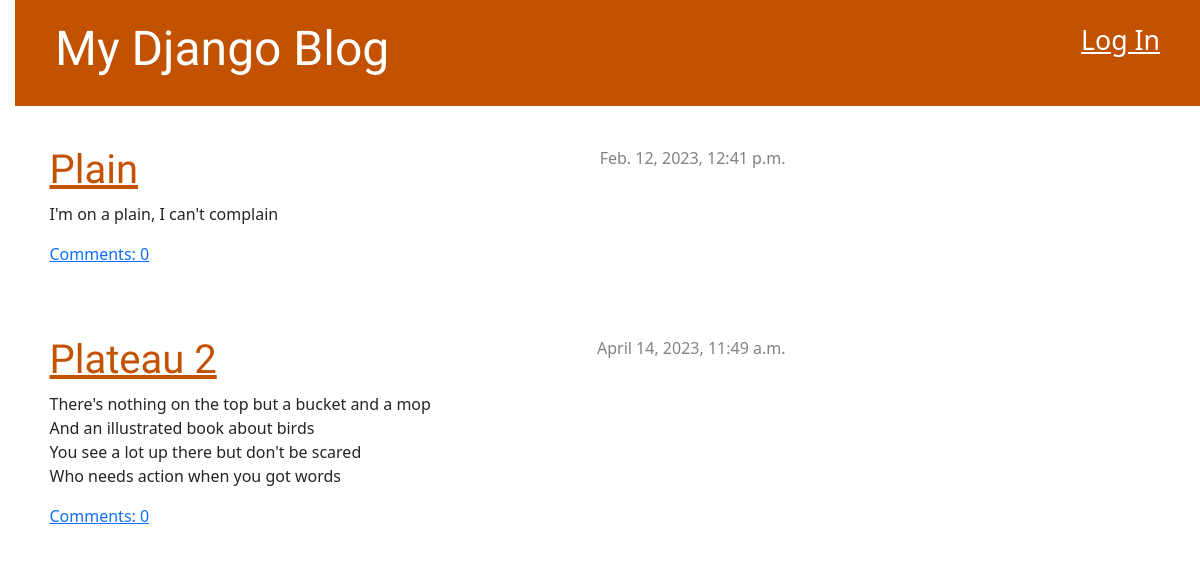
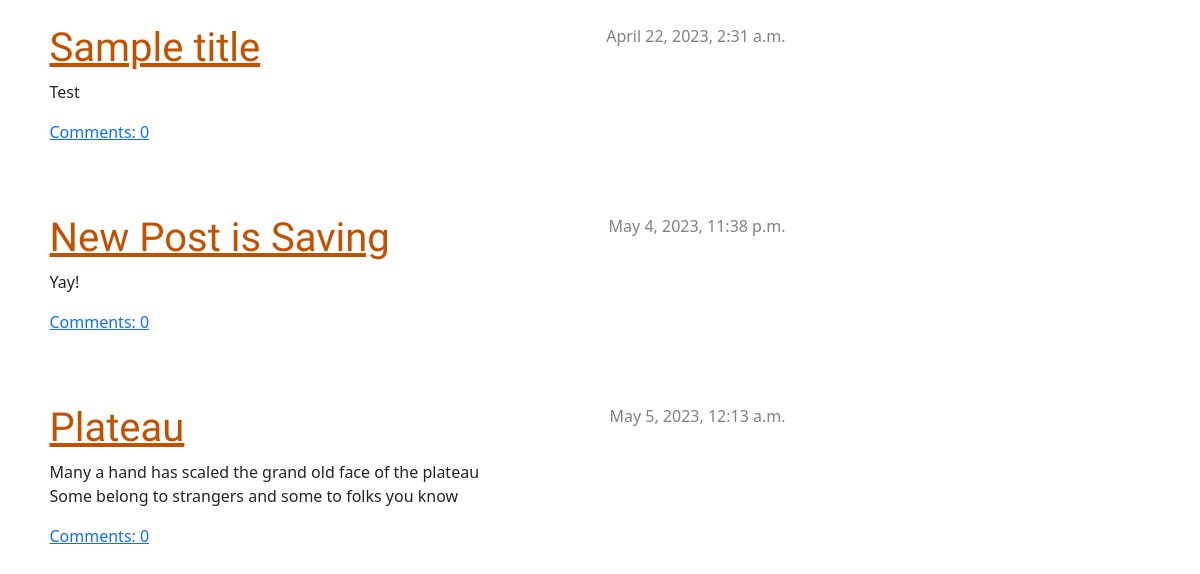
Before: / with the older database file (2 pictures, top to bottom).
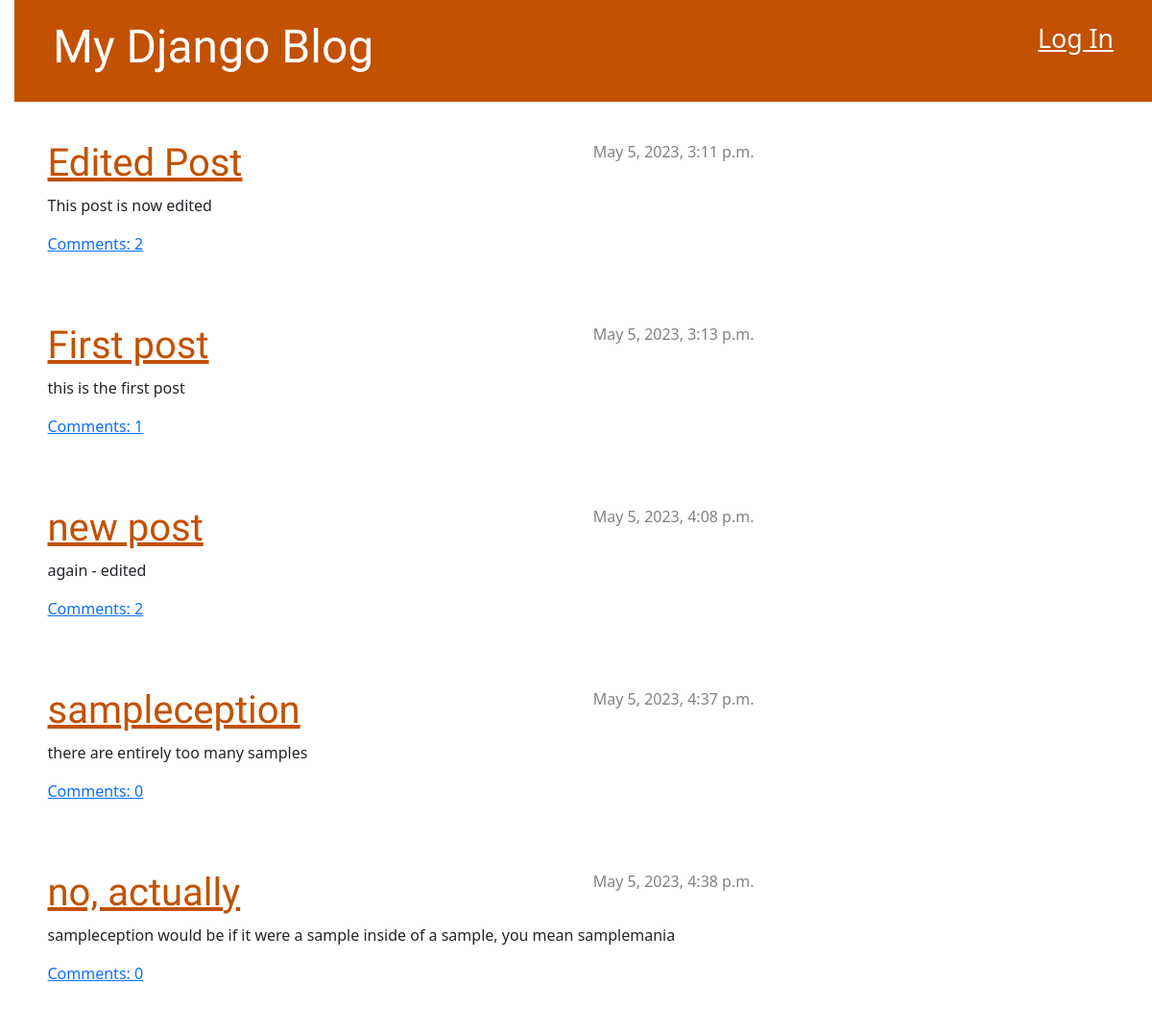
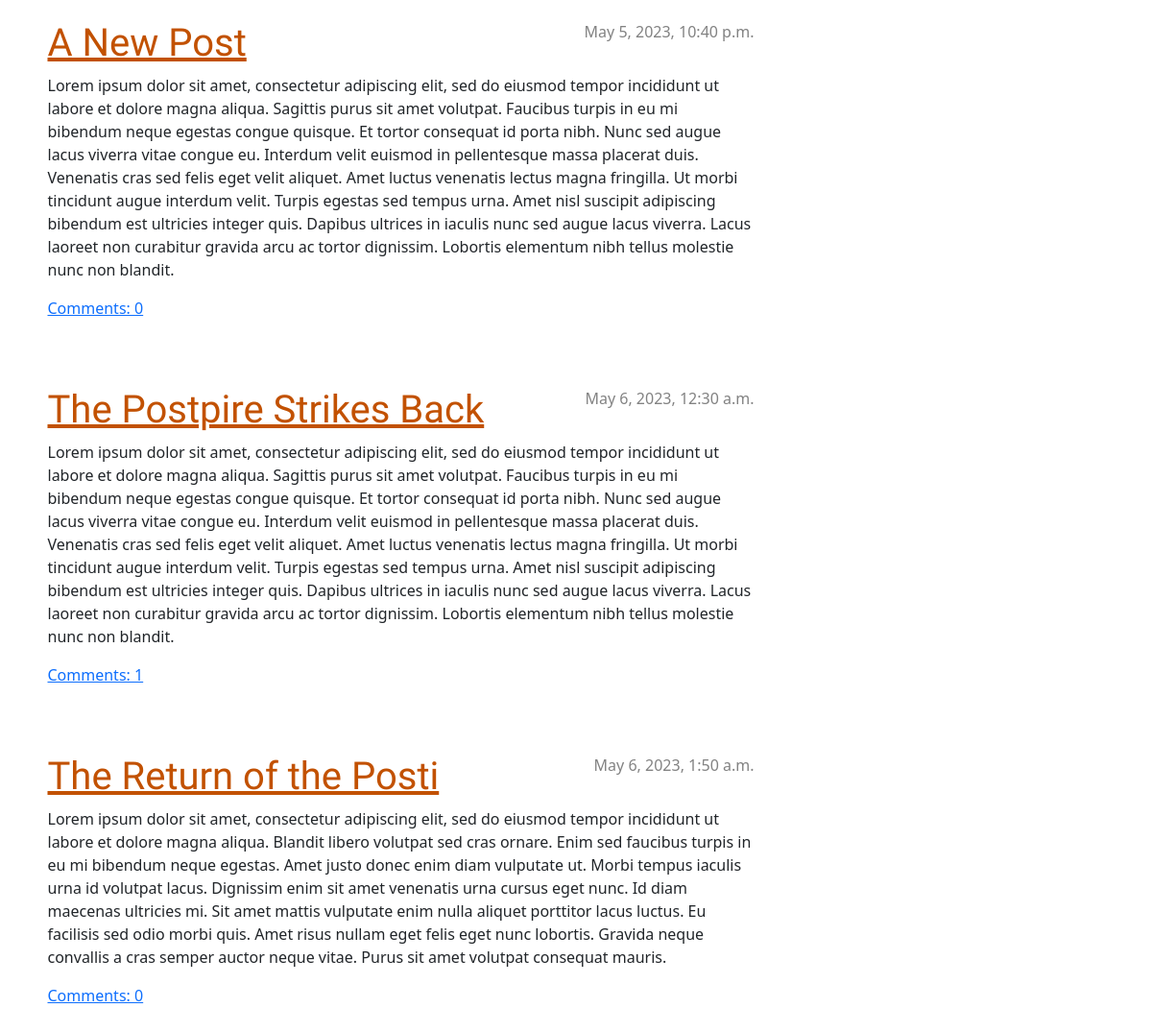
After: the same page with the newer database file (2 pictures, top to bottom).
### blog/models.py (models this page shows, shortened)
class Post(models.Model):
    author = models.ForeignKey(settings.AUTH_USER_MODEL, on_delete=models.CASCADE)
    title = models.CharField(max_length=200)
    text = models.TextField()
    created_date = models.DateTimeField(default=timezone.now)
    published_date = models.DateTimeField(blank=True, null=True)
    def approved_comments(self):
        return self.comments.filter(approved_comment=True)

### blog/views.py (the view)
# urls.py: path('', views.post_list, name='post_list'),
def post_list(request):
    posts = Post.objects.filter(published_date__lte=timezone.now()).order_by('published_date')
    return render(request, 'blog/post_list.html', {'posts': posts})

### blog/templates/blog/post_list.html (shortened to what this page needs)
{% extends 'blog/base.html' %}
{% block content %}
    {% for post in posts %}
        <div class="post">
            <div class="date">
                {{ post.published_date }}
            </div>
            <h1><a href="{% url 'post_detail' pk=post.pk %}">{{ post.title }}</a></h1>
            <p>{{ post.text|linebreaksbr }}</p>
            <a href="{% url 'post_detail' pk=post.pk %}">Comments: {{ post.approved_comments.count }}</a>
        </div>
    {% endfor %}
{% endblock %}

Changed rows visible on the page:
removed Post: published_date "Feb. 12, 2023, 12:41 p.m.", title "Plain", text "I'm on a plain, I can't complain", approved_comments.count "0"
removed Post: published_date "April 14, 2023, 11:49 a.m.", title "Plateau 2", text "There's nothing on the top but a bucket and a mop And an illustrated book about birds You see a lot up there but don't be scared Who needs action when you got words", approved_comments.count "0"
removed Post: published_date "April 22, 2023, 2:31 a.m.", title "Sample title", text "Test", approved_comments.count "0"
removed Post: published_date "May 4, 2023, 11:38 p.m.", title "New Post is Saving", text "Yay!", approved_comments.count "0"
removed Post: published_date "May 5, 2023, 12:13 a.m.", title "Plateau", text "Many a hand has scaled the grand old face of the plateau Some belong to strangers and some to folks you know", approved_comments.count "0"
now on this page (row edited): Post: published_date "May 5, 2023, 3:11 p.m.", title "Edited Post", text "This post is now edited", approved_comments.count "2"
now on this page (row edited): Post: published_date "May 5, 2023, 3:13 p.m.", title "First post", text "this is the first post", approved_comments.count "1"
added Post: published_date "May 5, 2023, 4:08 p.m.", title "new post", text "again - edited", approved_comments.count "2"
now on this page (row edited): Post: published_date "May 5, 2023, 4:37 p.m.", title "sampleception", text "there are entirely too many samples", approved_comments.count "0"
now on this page (row edited): Post: published_date "May 5, 2023, 4:38 p.m.", title "no, actually", text "sampleception would be if it were a sample inside of a sample, you mean samplemania", approved_comments.count "0"
added Post: published_date "May 5, 2023, 10:40 p.m.", title "A New Post", text "Lorem ipsum dolor sit amet, consectetur adipiscing elit, sed do eiusmod tempor incididunt ut labore et dolore magna aliqua. Sagittis purus sit amet volutpat. Faucibus turpis in eu mi bibendum neque egestas congue quisque. Et tortor consequat id porta nibh. Nunc sed augue lacus viverra vitae congue eu. Interdum velit euismod in pellentesque massa placerat duis. Venenatis cras sed felis eget velit aliquet. Amet luctus venenatis lectus magna fringilla. Ut morbi tincidunt augue interdum velit. Turpis egestas sed tempus urna. Amet nisl suscipit adipiscing bibendum est ultricies integer quis. Dapibus ultrices in iaculis nunc sed augue lacus viverra. Lacus laoreet non curabitur gravida arcu ac…", approved_comments.count "0"
added Post: published_date "May 6, 2023, 12:30 a.m.", title "The Postpire Strikes Back", text "Lorem ipsum dolor sit amet, consectetur adipiscing elit, sed do eiusmod tempor incididunt ut labore et dolore magna aliqua. Sagittis purus sit amet volutpat. Faucibus turpis in eu mi bibendum neque egestas congue quisque. Et tortor consequat id porta nibh. Nunc sed augue lacus viverra vitae congue eu. Interdum velit euismod in pellentesque massa placerat duis. Venenatis cras sed felis eget velit aliquet. Amet luctus venenatis lectus magna fringilla. Ut morbi tincidunt augue interdum velit. Turpis egestas sed tempus urna. Amet nisl suscipit adipiscing bibendum est ultricies integer quis. Dapibus ultrices in iaculis nunc sed augue lacus viverra. Lacus laoreet non curabitur gravida arcu ac…", approved_comments.count "1"
added Post: published_date "May 6, 2023, 1:50 a.m.", title "The Return of the Posti", text "Lorem ipsum dolor sit amet, consectetur adipiscing elit, sed do eiusmod tempor incididunt ut labore et dolore magna aliqua. Blandit libero volutpat sed cras ornare. Enim sed faucibus turpis in eu mi bibendum neque egestas. Amet justo donec enim diam vulputate ut. Morbi tempus iaculis urna id volutpat lacus. Dignissim enim sit amet venenatis urna cursus eget nunc. Id diam maecenas ultricies mi. Sit amet mattis vulputate enim nulla aliquet porttitor lacus luctus. Eu facilisis sed odio morbi quis. Amet risus nullam eget felis eget nunc lobortis. Gravida neque convallis a cras semper auctor neque vitae. Purus sit amet volutpat consequat mauris.", approved_comments.count "0"
